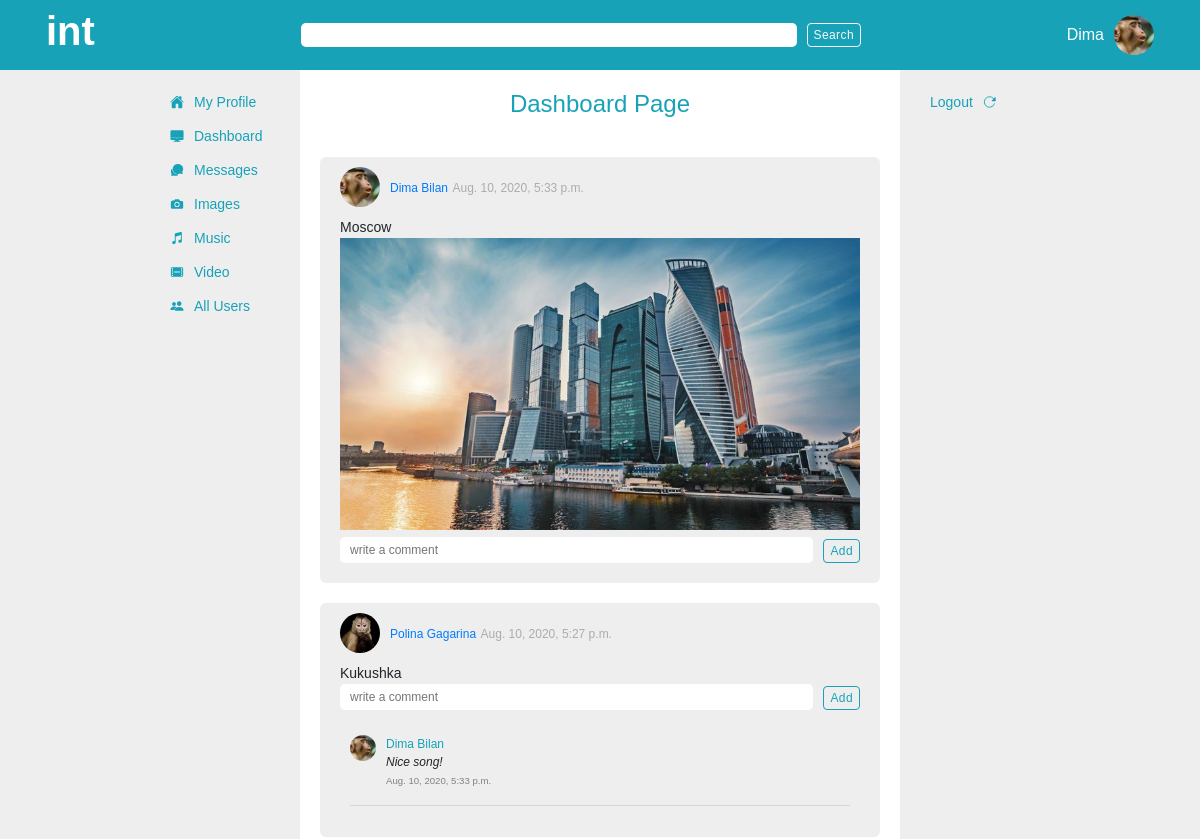
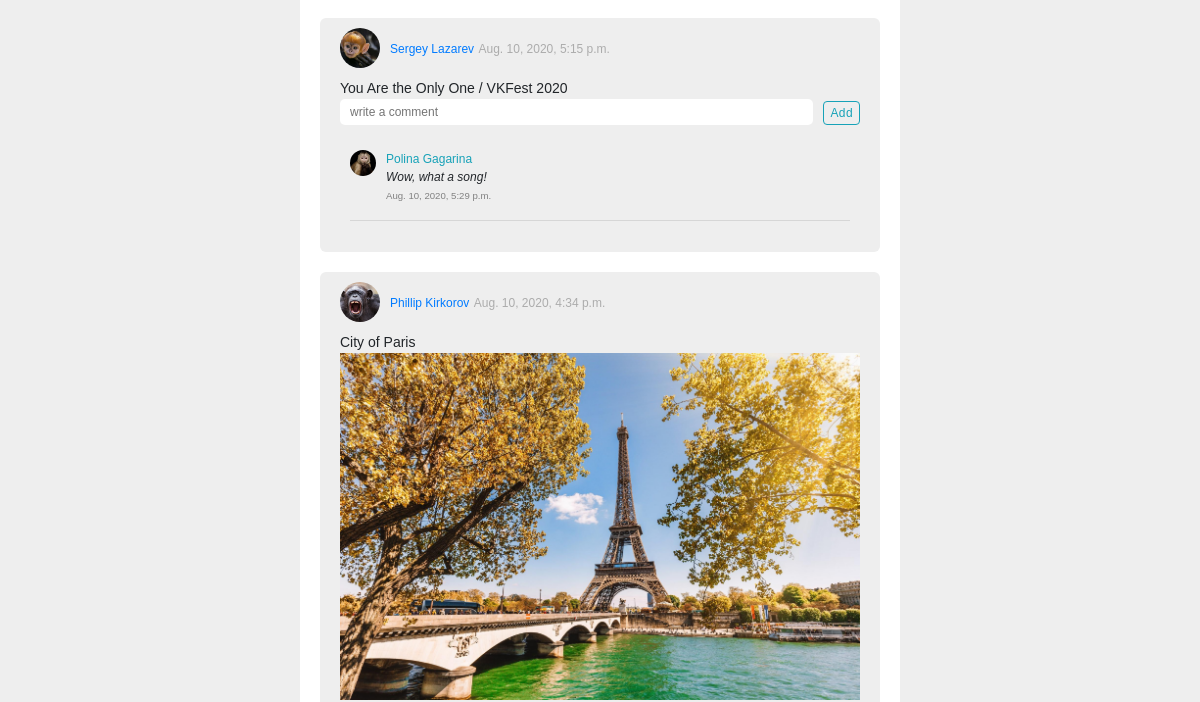
The app's page /dashboard (signed in, upper part), older data (2 pictures, top to bottom).
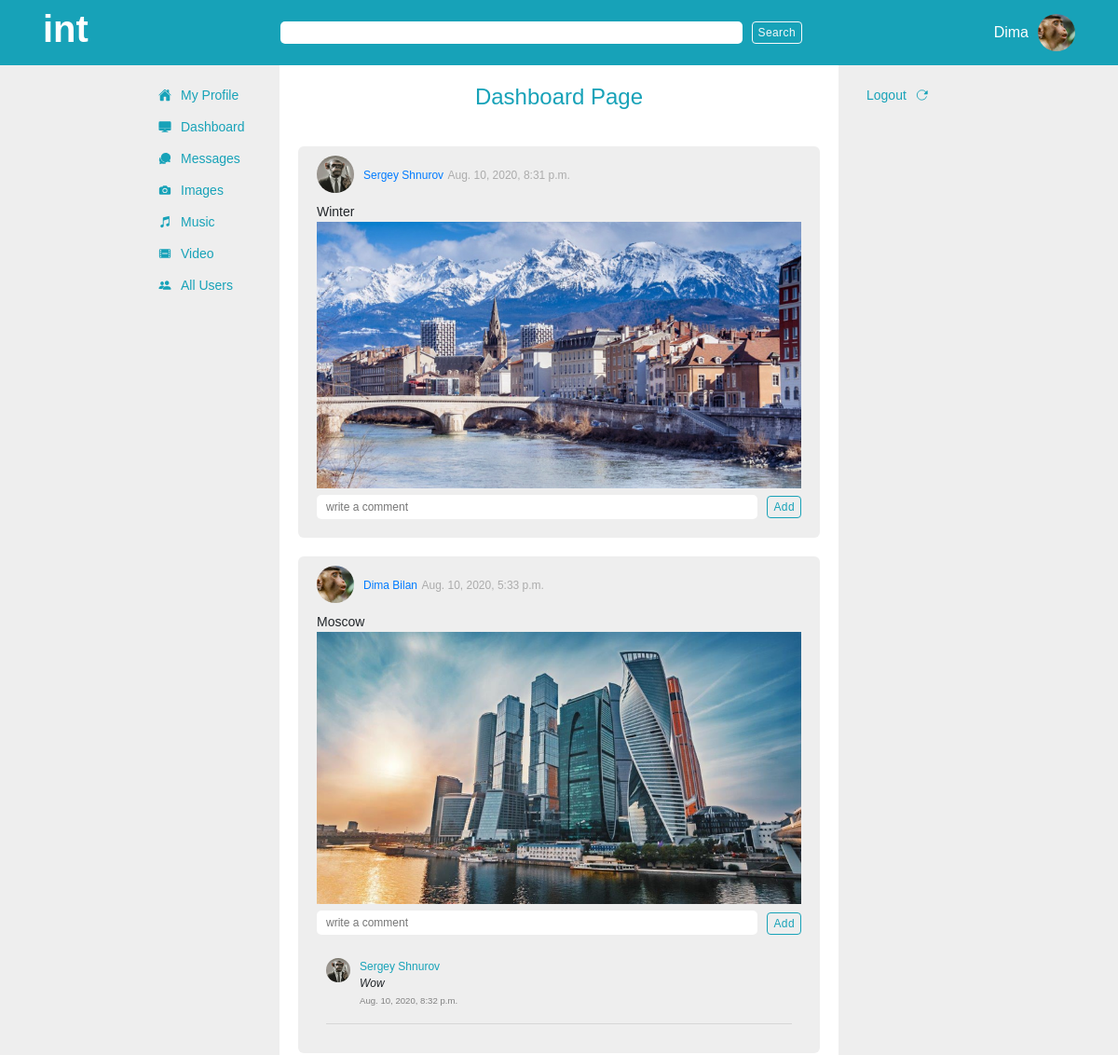
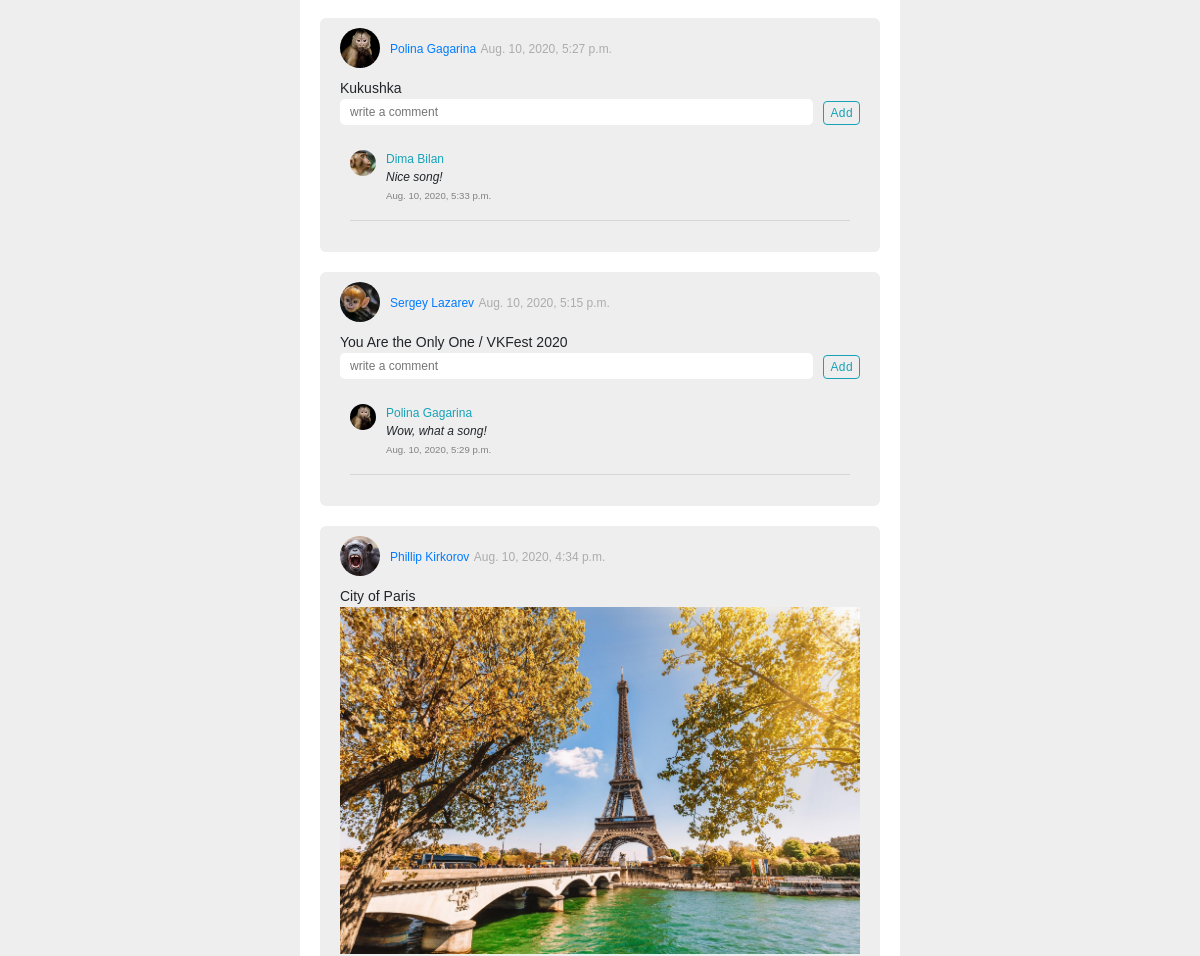
The same page, newer data (2 pictures, top to bottom).
### app_one/models.py (models this page shows, shortened)
class User(models.Model):
    first_name = models.CharField(max_length = 255)
    last_name = models.CharField(max_length = 255)
    nickname = 	models.CharField(max_length = 50, blank=True, null = True)
    initials = 	models.CharField(max_length = 10, blank=True, null = True)
    birth_date = models.DateTimeField()
    avatar = models.ImageField(upload_to='avatars', default=None, blank=True, null = True)	#upload to avatars is a directory inside media directory, it will go like media/avatars
    email = models.TextField()
    phone_num = models.IntegerField(blank=True, null = True)
    about = models.TextField(blank=True, null = True)
    password = models.TextField()
    location = models.CharField(max_length = 255, blank=True, null = True)
    created_at = models.DateTimeField(auto_now_add = True)
    updated_at = models.DateTimeField(auto_now = True)
    objects = UserManager()

class Post(models.Model):
    title = models.CharField(max_length = 255, null = True, blank=True, default=None)
    content = models.TextField()
    post_image = models.ImageField(upload_to='post_images', default=None, blank=True, null = True)
    poster = models.ForeignKey(User, related_name = 'poster', on_delete=models.CASCADE)
    created_at = models.DateTimeField(auto_now_add = True)
    updated_at = models.DateTimeField(auto_now = True)
    objects = PostManager()

class Comment(models.Model):
    comment = models.TextField(default = 'Hello')
    poster = models.ForeignKey(User, related_name = 'comments', on_delete=models.CASCADE) # Comments has a poster, User has comments
    post = models.ForeignKey(Post, related_name = 'comments', on_delete=models.CASCADE) # message where comment was posted on. Message has comments, but comment belongs to one message
    created_at = models.DateTimeField(auto_now_add = True)
    updated_at = models.DateTimeField(auto_now = True)

### app_one/views.py (the view)
# urls.py: path('dashboard', views.dashboard),
def dashboard(request):
    context = {
        'curr_user': User.objects.get(id = request.session['user_id']),
        'posts': Post.objects.all().order_by('-created_at'),
        'videos': Video_item.objects.all()
    }
    return render(request, 'dashboard.html', context)

### app_one/templates/dashboard.html (shortened to what this page needs)
{% load embed_video_tags %}
<!DOCTYPE html>
<html lang="en">
<head>
    {% include 'head.html' %}
</head>
<body>
    <div class="outer_container">
        {% include 'search.html' %}
        <div class="inner_container">
            <div class="inner">
                {% include 'navbar.html' %}
                <div class="main_container">
                    <div class="page_title_container">
                        <h4>Dashboard Page</h4>
                    </div>
                    <div class="all_posts_container">
                        {% for post in posts %}
                            <div class="post_container">
                                <div class="post_header">
                                    <div class="avatar">
                                        <a href="/user/{{ post.poster.id }}/profile" ><img src="{{ MEDIA_URL }}{{ post.poster.avatar }}" alt="{{ post.poster.first_name}}'s avatar"></a>
                                    </div>
                                    <div class="poster">
                                        <a href="/user/{{ post.poster.id }}/profile" class="poster_name">{{ post.poster.first_name }} {{ post.poster.last_name }}</a>
                                        <small>{{ post.created_at }}</small>
                                    </div>
                                </div>
                                <p class="post_content">{{ post.content }}</p>
                                {% if post.post_image %}
                                <div class="post_image_container">
                                    <img src="{{ MEDIA_URL }}{{ post.post_image }}" alt="">
                                </div>
                                {% endif %}
                                <div class="comment_container">
                                    <form action="/add_comment/post/{{ post.id }}" id="form_addComment" method="POST">
                                        <div class="comment_input">
                                            <div class="add_comment_input">
                                                <input type="text" name="comment" placeholder="write a comment">
                                            </div>
                                            <button class="btn btn-outline-info btn_add" >Add</button>
                                        </div>
                                    </form>
                                    <div class="display_comments_container">
                                        {% for comment in post.comments.all %}
                                        <div class="display_comment">
                                            <div class="comment_poster_photo">
                                                <a href="/user/{{ comment.poster.id }}/profile"><img src="{{ MEDIA_URL }}{{ comment.poster.avatar }}" alt=""></a>
                                            </div>
                                            <div class="comment_content">
                                                <a class="comment_poster" href="">{{ comment.poster.first_name }} {{ comment.poster.last_name }}</a>
                                                <p class="comment_text">{{ comment.comment }}</p>
                                                <small>{{ comment.created_at }}</small>
                                            </div>
                                        </div>
                                        <hr>
                                        {% endfor %}
                                    </div>
                                </div>
                            </div>
                        {% endfor %}
                    </div>
                </div>
                {% include 'sidebar.html' %}
            </div>
        </div>
    </div>
</body>
</html>

### app_one/templates/head.html (shortened to what this page needs)
<link rel="stylesheet" href="https://stackpath.bootstrapcdn.com/bootstrap/4.5.0/css/bootstrap.min.css">
{% load static %}
<link rel="stylesheet" href="{% static 'css/style.css' %}">

### app_one/templates/search.html
<div id="search_bar_container">
    <div id="search_bar">
        <div class="logo_container">
            <h1 class="logotip">int</h1>
        </div>
        <div class="form_container">
            <form action="" method="post" class="form-inline">
                <input class="search_bar1" type="search" name="" id="">
                <button class="btn btn-outline-light search_bar1_btn" type="submit">Search</button>
            </form>
        </div>
        <div class="current_user_container">
            {% if request.session.user_id != null %}
            <p>{{ curr_user.first_name }}</p>
            <img src="{{ MEDIA_URL }}{{ curr_user.avatar }}" alt="avatar">
            {% endif %}
        </div>
    </div>
</div>

### app_one/templates/navbar.html
<div id="navigation">
    <nav>
        <ul>
            {% if request.session.user_id != null %}
            <li><a href="/user/{{ request.session.user_id }}/profile"><ion-icon name="home"></ion-icon>My Profile</a></li>
            <li><a href="/dashboard"><ion-icon name="desktop"></ion-icon>Dashboard</a></li>
            <li><a href="/user/{{ request.session.user_id }}/profile"><ion-icon name="chatbubbles"></ion-icon>Messages</a></li>
            <li><a href="/user/{{ request.session.user_id }}/profile"><ion-icon name="camera"></ion-icon>Images</a></li>
            <li><a href="/user/{{ request.session.user_id }}/profile"><ion-icon name="musical-notes"></ion-icon>Music</a></li>
            <li><a href="/user/{{ request.session.user_id }}/profile"><ion-icon name="film"></ion-icon>Video</a></li>
            <li><a href="/user/{{ request.session.user_id }}/profile"><ion-icon name="people"></ion-icon>All Users</a></li>
            {% endif %}
        </ul>
    </nav>
</div>

### app_one/templates/sidebar.html
<div id="sidebar_container">
    <ul>
        <li>
            {% if request.session.user_id != null %}
            <a href="/logout">Logout <ion-icon name="reload"></ion-icon></a>
            {% else %}
            <a href="/login">Login</a>
            {% endif %}
        </li>
    </ul>
</div>

Row changes from the older to the newer data that the page shows:
added Post: poster.avatar (picture), poster.first_name "Sergey", poster.last_name "Shnurov", created_at "Aug. 10, 2020, 8:31 p.m.", content "Winter", post_image (picture)
added Comment: poster.avatar (picture), poster.first_name "Sergey", poster.last_name "Shnurov", comment "Wow", created_at "Aug. 10, 2020, 8:32 p.m.", shown under Post "Moscow"
